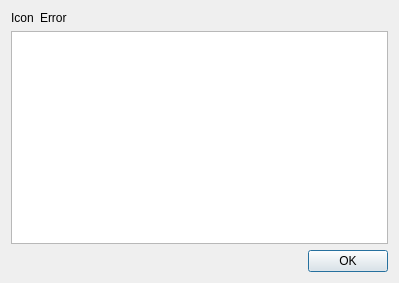
<?xml version="1.0" encoding="UTF-8"?>
<ui version="4.0">
 <class>ErrorDialog</class>
 <widget class="QDialog" name="ErrorDialog">
  <property name="windowModality">
   <enum>Qt::NonModal</enum>
  </property>
  <property name="geometry">
   <rect>
    <x>0</x>
    <y>0</y>
    <width>399</width>
    <height>283</height>
   </rect>
  </property>
  <property name="windowTitle">
   <string>Error</string>
  </property>
  <property name="modal">
   <bool>true</bool>
  </property>
  <layout class="QGridLayout" name="gridLayout">
   <item row="2" column="3">
    <widget class="QDialogButtonBox" name="buttonBox">
     <property name="orientation">
      <enum>Qt::Horizontal</enum>
     </property>
     <property name="standardButtons">
      <set>QDialogButtonBox::Ok</set>
     </property>
    </widget>
   </item>
   <item row="2" column="1">
    <spacer name="horizontalSpacer">
     <property name="orientation">
      <enum>Qt::Horizontal</enum>
     </property>
     <property name="sizeHint" stdset="0">
      <size>
       <width>40</width>
       <height>20</height>
      </size>
     </property>
    </spacer>
   </item>
   <item row="0" column="0">
    <widget class="QLabel" name="lblIcon">
     <property name="text">
      <string>Icon</string>
     </property>
    </widget>
   </item>
   <item row="0" column="1" colspan="3">
    <widget class="QLabel" name="lblError">
     <property name="text">
      <string>Error</string>
     </property>
    </widget>
   </item>
   <item row="1" column="0" colspan="4">
    <widget class="QPlainTextEdit" name="teDetail">
     <property name="readOnly">
      <bool>true</bool>
     </property>
    </widget>
   </item>
  </layout>
 </widget>
 <resources/>
 <connections>
  <connection>
   <sender>buttonBox</sender>
   <signal>accepted()</signal>
   <receiver>ErrorDialog</receiver>
   <slot>accept()</slot>
   <hints>
    <hint type="sourcelabel">
     <x>248</x>
     <y>254</y>
    </hint>
    <hint type="destinationlabel">
     <x>157</x>
     <y>274</y>
    </hint>
   </hints>
  </connection>
  <connection>
   <sender>buttonBox</sender>
   <signal>rejected()</signal>
   <receiver>ErrorDialog</receiver>
   <slot>reject()</slot>
   <hints>
    <hint type="sourcelabel">
     <x>316</x>
     <y>260</y>
    </hint>
    <hint type="destinationlabel">
     <x>286</x>
     <y>274</y>
    </hint>
   </hints>
  </connection>
 </connections>
</ui>
